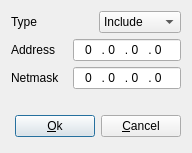
<ui version="4.0" >
 <class>ikeaTopology</class>
 <widget class="QDialog" name="ikeaTopology" >
  <property name="geometry" >
   <rect>
    <x>0</x>
    <y>0</y>
    <width>192</width>
    <height>153</height>
   </rect>
  </property>
  <property name="windowTitle" >
   <string>Tolology Entry</string>
  </property>
  <property name="windowIcon" >
   <iconset/>
  </property>
  <layout class="QVBoxLayout" >
   <item>
    <layout class="QHBoxLayout" >
     <item>
      <widget class="QLabel" name="textLabelType_2" >
       <property name="text" >
        <string>Type</string>
       </property>
       <property name="wordWrap" >
        <bool>false</bool>
       </property>
      </widget>
     </item>
     <item>
      <widget class="QComboBox" name="comboBoxType" >
       <item>
        <property name="text" >
         <string>Include</string>
        </property>
       </item>
       <item>
        <property name="text" >
         <string>Exclude</string>
        </property>
       </item>
      </widget>
     </item>
    </layout>
   </item>
   <item>
    <layout class="QHBoxLayout" >
     <item>
      <widget class="QLabel" name="textLabelAddress" >
       <property name="text" >
        <string>Address</string>
       </property>
       <property name="wordWrap" >
        <bool>false</bool>
       </property>
      </widget>
     </item>
     <item>
      <widget class="QLineEdit" name="lineEditAddress" >
       <property name="sizePolicy" >
        <sizepolicy vsizetype="Fixed" hsizetype="Fixed" >
         <horstretch>0</horstretch>
         <verstretch>0</verstretch>
        </sizepolicy>
       </property>
       <property name="inputMask" >
        <string>009 . 009 . 009 . 009; </string>
       </property>
       <property name="text" >
        <string>0 . 0 . 0 . 0</string>
       </property>
       <property name="alignment" >
        <set>Qt::AlignHCenter</set>
       </property>
      </widget>
     </item>
    </layout>
   </item>
   <item>
    <layout class="QHBoxLayout" >
     <item>
      <widget class="QLabel" name="textLabelNetmask" >
       <property name="text" >
        <string>Netmask</string>
       </property>
       <property name="wordWrap" >
        <bool>false</bool>
       </property>
      </widget>
     </item>
     <item>
      <widget class="QLineEdit" name="lineEditNetmask" >
       <property name="sizePolicy" >
        <sizepolicy vsizetype="Fixed" hsizetype="Fixed" >
         <horstretch>0</horstretch>
         <verstretch>0</verstretch>
        </sizepolicy>
       </property>
       <property name="inputMask" >
        <string>009 . 009 . 009 . 009; </string>
       </property>
       <property name="text" >
        <string>0 . 0 . 0 . 0</string>
       </property>
       <property name="alignment" >
        <set>Qt::AlignHCenter</set>
       </property>
      </widget>
     </item>
    </layout>
   </item>
   <item>
    <spacer>
     <property name="orientation" >
      <enum>Qt::Vertical</enum>
     </property>
     <property name="sizeHint" >
      <size>
       <width>20</width>
       <height>40</height>
      </size>
     </property>
    </spacer>
   </item>
   <item>
    <layout class="QHBoxLayout" >
     <item>
      <spacer>
       <property name="orientation" >
        <enum>Qt::Horizontal</enum>
       </property>
       <property name="sizeType" >
        <enum>QSizePolicy::Expanding</enum>
       </property>
       <property name="sizeHint" >
        <size>
         <width>41</width>
         <height>31</height>
        </size>
       </property>
      </spacer>
     </item>
     <item>
      <widget class="QPushButton" name="buttonOk" >
       <property name="text" >
        <string>&amp;Ok</string>
       </property>
       <property name="shortcut" >
        <string>Alt+O</string>
       </property>
       <property name="autoDefault" >
        <bool>true</bool>
       </property>
       <property name="default" >
        <bool>true</bool>
       </property>
      </widget>
     </item>
     <item>
      <widget class="QPushButton" name="buttonCancel" >
       <property name="text" >
        <string>&amp;Cancel</string>
       </property>
       <property name="shortcut" >
        <string/>
       </property>
       <property name="autoDefault" >
        <bool>true</bool>
       </property>
      </widget>
     </item>
    </layout>
   </item>
  </layout>
 </widget>
 <resources>
  <include location="ikea.qrc" />
 </resources>
 <connections/>
</ui>
